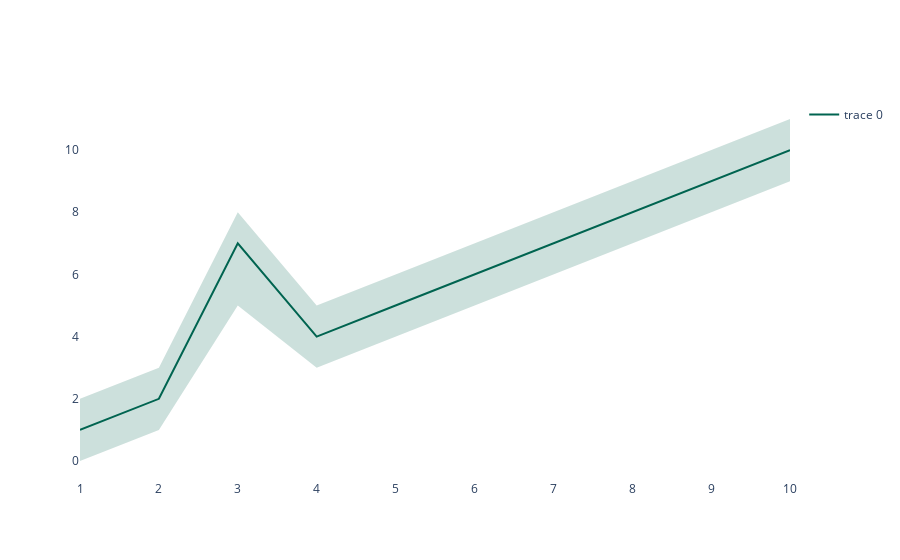

Notebook source saved alongside this figure:
### Code cell
###Plotting
import plotly.graph_objs as go
from plotly.graph_objs import *

x = [1, 2, 3, 4, 5, 6, 7, 8, 9, 10]
y = [1, 2, 7, 4, 5, 6, 7, 8, 9, 10]
y_upper = [2, 3, 8, 5, 6, 7, 8, 9, 10, 11]
y_lower = [0, 1, 5, 3, 4, 5, 6, 7, 8, 9]


fig = go.Figure([
    go.Scatter(
        x=x,
        y=y,
        line=dict(color='rgb(0,100,80)'),
        mode='lines'
    ),
    go.Scatter(
        x=x+x[::-1], # x, then x reversed
        y=y_upper+y_lower[::-1], # upper, then lower reversed
        fill='toself',
        fillcolor='rgba(0,100,80,0.2)',
        line=dict(color='rgba(255,255,255,0)'),
        hoverinfo="skip",
        showlegend=False
    )
])



layout = Layout(
    paper_bgcolor='rgba(0,0,0,0)',
    plot_bgcolor='rgba(0,0,0,0)'
)

fig.layout = layout

fig

### Figure 1 — Plotly figure (JSON) as saved in the notebook; plotly's stock layout.template omitted (floating-point values rounded to 4 significant figures)
{"data": [{"line": {"color": "rgb(0,100,80)"}, "mode": "lines", "type": "scatter", "x": [1, 2, 3, 4, 5, 6, 7, 8, 9, 10], "y": [1, 2, 7, 4, 5, 6, 7, 8, 9, 10]}, {"fill": "toself", "fillcolor": "rgba(0,100,80,0.2)", "hoverinfo": "skip", "line": {"color": "rgba(255,255,255,0)"}, "showlegend": false, "type": "scatter", "x": [1, 2, 3, 4, 5, 6, 7, 8, 9, 10, 10, 9, 8, 7, 6, 5, 4, 3, 2, 1], "y": [2, 3, 8, 5, 6, 7, 8, 9, 10, 11, 9, 8, 7, 6, 5, 4, 3, 5, 1, 0]}], "layout": {"paper_bgcolor": "rgba(0,0,0,0)", "plot_bgcolor": "rgba(0,0,0,0)"}}
